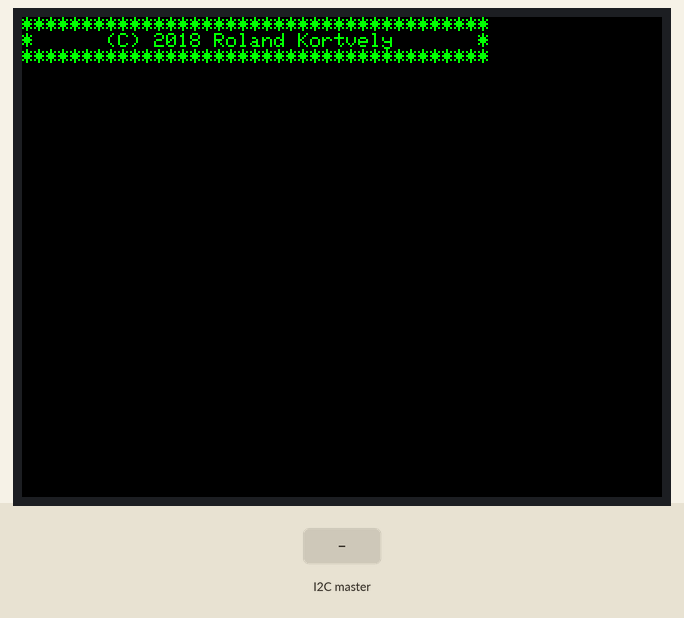
The sketch below on a simulated Arduino Uno, built with avr-gcc and run on an emulated ATmega328P. Shown: 320×240 colour display. The inputs (shaded band) are chosen by the test bench. What the sketch prints to the serial monitor is not drawn.

Above: at 1.4 s.
1.5 s: the I2C master sends the byte 90
3.0 s: the I2C master sends the byte 200
4.5 s: the I2C master sends the byte 90
6.0 s: the I2C master sends the byte 90
7.5 s: the I2C master sends the byte 1
At 7.9 s:
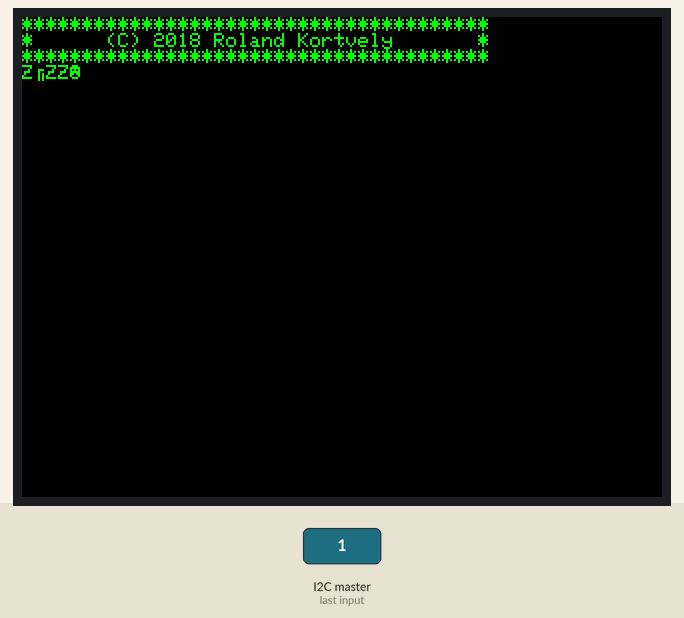
9.0 s: the I2C master sends the byte 200
Timing chart, 0 to 11.5 s (numbered marks = the images above; inputs shaded):
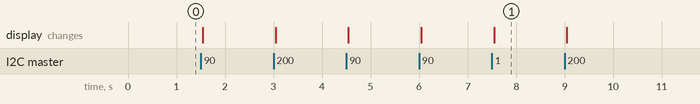

The sketch:

CPM_slave.ino
```cpp
// (licence header left out)
#include <Wire.h>

#include "LCD.h"


void setup()
{
	LCD::init();

	Wire.begin(8);
	Wire.onReceive(receiveEvent);

	Serial.begin(9600);
}

void receiveEvent(int count) {
	while (Wire.available()) {
		char c = Wire.read();
		LCD::write(c);
		Serial.print(c);
	}
}

void loop()
{

}
```

LCD.cpp
```cpp
// (licence header left out)
#include <MCUFRIEND_kbv.h>							// Hardware-specific library


#include "LCD.h"

MCUFRIEND_kbv tft;

int height;

void LCD::scroll()
{
	if (tft.getCursorY() > 236) {
		LCD::clrscr();
		tft.setCursor(0, 0);
	}
}

void LCD::init()
{
	tft.begin(tft.readID());
	tft.setRotation(1);						//LANDSCAPE

	height = tft.height();

	tft.setTextSize(1);

	LCD::clrscr();
	LCD::welcome();
}

void LCD::welcome()
{
	LCD::color(2);

	LCD::println(F("***************************************"));
	LCD::println(F("*      (C) 2018 Roland Kortvely       *"));
	LCD::println(F("***************************************"));
}

void LCD::write(uint8_t n) {
	tft.write(n);
	LCD::scroll();
}

void LCD::print(String s = "") {
	tft.print(s);
	LCD::scroll();
}

void LCD::println(String s = "")
{
	tft.println(s);
	LCD::scroll();
}

void LCD::block(String s = "") {
	tft.print(s);
	LCD::scroll();
}

void LCD::blockln(String s = "") {
	tft.println(s + "\n");
	LCD::scroll();
}

void LCD::lnblockln(String s = "") {
	tft.println("\n" + s + "\n");
	LCD::scroll();
}

void LCD::ok() {
	tft.print(F("    "));
	tft.println(F("OK"));
	LCD::scroll();
}

void LCD::skip() {
	tft.print(F("    "));
	tft.println(F("SKIP"));
	LCD::scroll();
}

void LCD::error(String s = "ERROR!") {

	LCD::color(1);

	tft.print(F("    "));
	tft.println(s);
	LCD::scroll();
}

void LCD::warning(String s = "WARNING!") {
	LCD::color(5);
	tft.println(s);
	LCD::color(9);
	LCD::scroll();
}

void LCD::clrscr()
{
	tft.setCursor(0, 0);
	tft.fillScreen(LCD_BLACK);
}

void LCD::color(uint8_t clr)
{
	switch (clr) {
	case 1:
		tft.setTextColor(LCD_RED);
		break;
	case 2:
		tft.setTextColor(LCD_GREEN);
		break;
	case 5:
		tft.setTextColor(LCD_CYAN);
		break;
	default:
		tft.setTextColor(LCD_WHITE);
	}
}
```

LCD.h
```cpp
// (licence header left out)
#ifndef _LCD_h
#define _LCD_h

#if defined(ARDUINO) && ARDUINO >= 100
	#include "arduino.h"
#else
	#include "WProgram.h"
#endif

constexpr auto LCD_BLACK = 0x0000;
constexpr auto LCD_RED = 0xF800;
constexpr auto LCD_GREEN = 0x07E0;
constexpr auto LCD_WHITE = 0xFFFF;
constexpr auto LCD_GREY = 0x8410;
constexpr auto LCD_BLUE = 0x001F;
constexpr auto LCD_CYAN = 0x07FF;
constexpr auto LCD_MAGENTA = 0xF81F;
constexpr auto LCD_YELLOW = 0xFFE0;

class LCD
{
private:
	static void scroll();

public:
	static void init();
	static void welcome();

	static void write(uint8_t n);
	static void print(String s);
	static void println(String s = "");
	static void block(String s);
	static void blockln(String s);
	static void lnblockln(String s);
	static void ok();
	static void skip();
	static void error(String s);
	static void warning(String s);

	static void clrscr();
	static void color(uint8_t clr);
};

#endif
```

Measured:
- after the input at 7.5 s, the display: changes at once (image 1)
